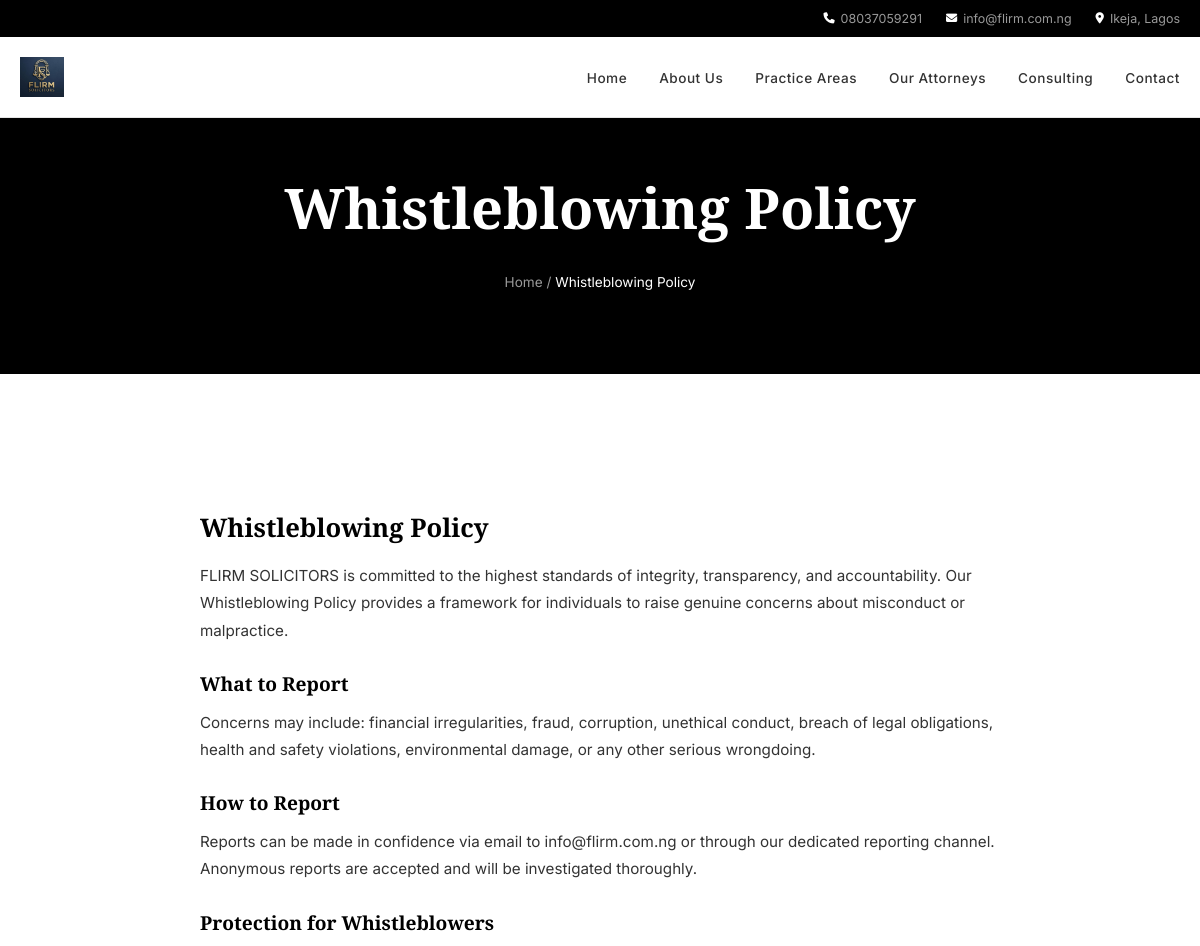
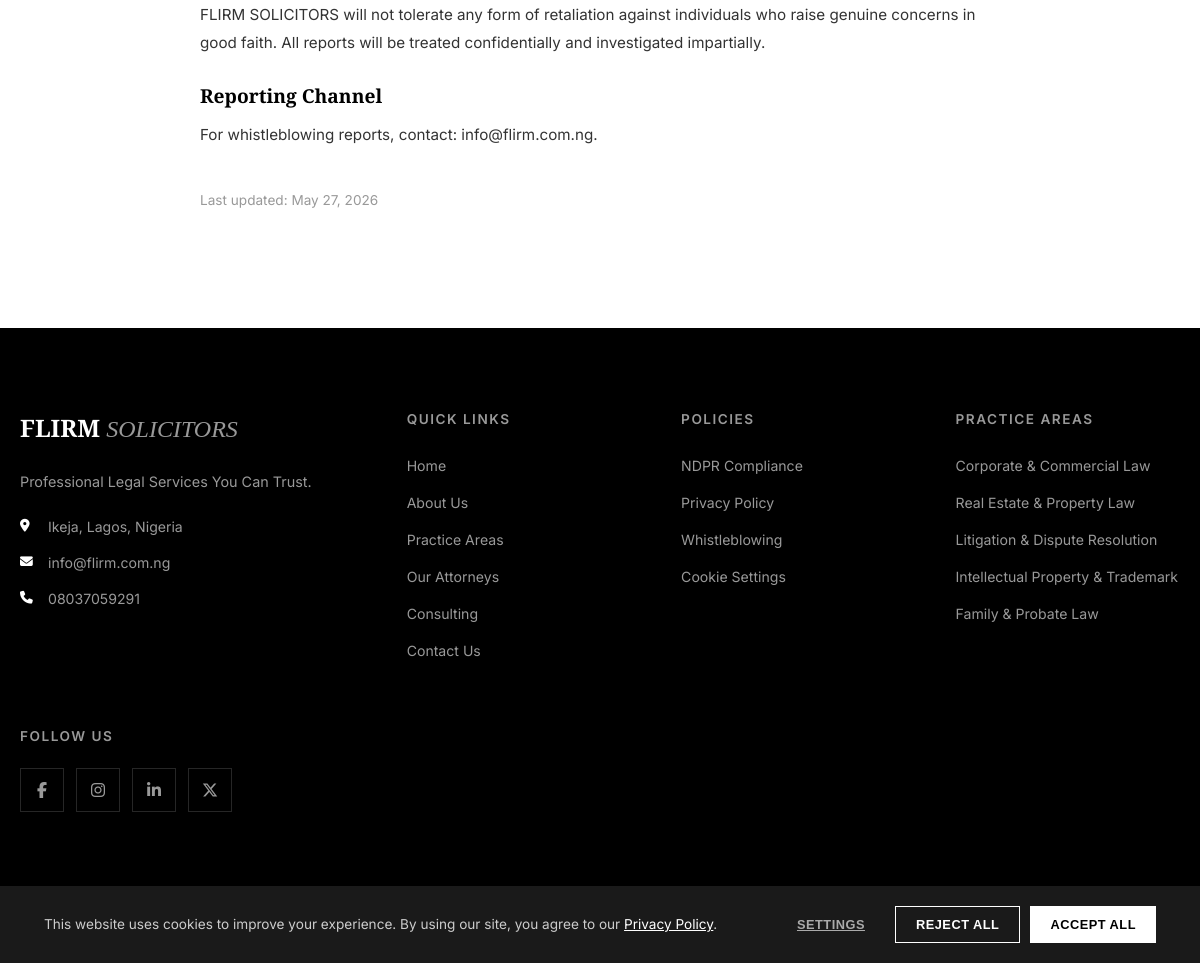
The page /whistleblowing.php on the database its author committed (2 pictures, top to bottom).
### tables this page shows
CREATE TABLE site_settings (
    id INT PRIMARY KEY AUTO_INCREMENT,
    site_name VARCHAR(255) NOT NULL DEFAULT 'FLIRM SOLICITORS',
    site_tagline VARCHAR(255) DEFAULT 'Professional Legal Services Rooted in Integrity, Excellence & Results',
    site_description TEXT,
    logo_url VARCHAR(255) DEFAULT 'assets/images/logo.png',
    favicon_url VARCHAR(255) DEFAULT 'assets/images/favicon.ico',
    footer_text TEXT,
    copyright_text VARCHAR(255) DEFAULT '© 2026 FLIRM SOLICITORS. All Rights Reserved.',
    smtp_host VARCHAR(255) DEFAULT NULL,
    smtp_port VARCHAR(10) DEFAULT NULL,
    smtp_username VARCHAR(255) DEFAULT NULL,
    smtp_password VARCHAR(255) DEFAULT NULL,
    smtp_from_email VARCHAR(255) DEFAULT NULL,
    smtp_from_name VARCHAR(255) DEFAULT NULL,
    updated_at TIMESTAMP DEFAULT CURRENT_TIMESTAMP ON UPDATE CURRENT_TIMESTAMP
);

CREATE TABLE page_content (
    id INT PRIMARY KEY AUTO_INCREMENT,
    page_key VARCHAR(100) NOT NULL UNIQUE,
    title VARCHAR(255) NOT NULL,
    content TEXT,
    updated_at TIMESTAMP DEFAULT CURRENT_TIMESTAMP ON UPDATE CURRENT_TIMESTAMP
);

CREATE TABLE footer_content (
    id INT PRIMARY KEY AUTO_INCREMENT,
    about_text TEXT,
    address VARCHAR(255) DEFAULT 'Ikeja, Lagos, Nigeria',
    email VARCHAR(100) DEFAULT 'info@flirm.com.ng',
    phone VARCHAR(50) DEFAULT '08037059291',
    copyright_text VARCHAR(255) DEFAULT '© 2026 FLIRM SOLICITORS. All Rights Reserved.',
    updated_at TIMESTAMP DEFAULT CURRENT_TIMESTAMP ON UPDATE CURRENT_TIMESTAMP
);

CREATE TABLE practice_areas (
    id INT PRIMARY KEY AUTO_INCREMENT,
    title VARCHAR(255) NOT NULL,
    short_description TEXT,
    services TEXT,
    icon_class VARCHAR(100) DEFAULT 'fa-gavel',
    display_order INT DEFAULT 0,
    is_active TINYINT(1) DEFAULT 1,
    created_at TIMESTAMP DEFAULT CURRENT_TIMESTAMP
);

CREATE TABLE social_media (
    id INT PRIMARY KEY AUTO_INCREMENT,
    platform VARCHAR(50) NOT NULL,
    url VARCHAR(255) NOT NULL,
    icon_class VARCHAR(100),
    display_order INT DEFAULT 0,
    is_active TINYINT(1) DEFAULT 1
);

### includes/db.php (called while the page is built, shortened)
<?php
class Database {
    private static $instance = null;
    private $conn;
    private function __construct() {
        try {
            $this->conn = new mysqli(DB_HOST, DB_USER, DB_PASS, DB_NAME);
            $this->conn->set_charset('utf8mb4');
        } catch (Throwable $e) {
            http_response_code(500);
            die('Database connection failed: ' . htmlspecialchars($e->getMessage()));
        }
    }
    public static function getInstance() {
        if (self::$instance === null) {
            self::$instance = new self();
        }
        return self::$instance;
    }
    public function query($sql) {
        return $this->conn->query($sql);
    }
    public function escape($str) {
        return $this->conn->real_escape_string($str);
    }
    public function fetchAll($sql) {
        $result = $this->query($sql);
        $data = [];
        if ($result && $result->num_rows > 0) {
            while ($row = $result->fetch_assoc()) {
                $data[] = $row;
            }
        }
        return $data;
    }
    public function fetchOne($sql) {
        $result = $this->query($sql);
        if ($result && $result->num_rows > 0) {
            return $result->fetch_assoc();
        }
        return null;
    }
}

### includes/functions.php (called while the page is built, shortened)
<?php
require_once 'db.php';
function getSetting($key) {
    $db = Database::getInstance();
    $settings = $db->fetchOne("SELECT * FROM site_settings WHERE id = 1");
    return $settings[$key] ?? '';
}
function getPracticeAreas() {
    return Database::getInstance()->fetchAll("SELECT * FROM practice_areas WHERE is_active = 1 ORDER BY display_order ASC");
}
function getSocialMedia() {
    return Database::getInstance()->fetchAll("SELECT * FROM social_media WHERE is_active = 1 ORDER BY display_order ASC");
}
function getFooterContent() {
    return Database::getInstance()->fetchOne("SELECT * FROM footer_content WHERE id = 1");
}
function getPageContent($key) {
    $db = Database::getInstance();
    return $db->fetchOne("SELECT * FROM page_content WHERE page_key = '" . $db->escape($key) . "' LIMIT 1");
}
function imgExists($path) {
    return !empty($path) && file_exists(ROOT_PATH . $path);
}
        ?><img src="<?= SITE_URL . htmlspecialchars($path) ?>" alt="<?= htmlspecialchars($alt) ?>" style="<?= $style ?>"><?php

### whistleblowing.php (the view)
<?php require_once 'includes/header.php'; ?>
<?php $page = getPageContent('whistleblowing'); ?>
<section class="page-hero">
    <div class="container">
        <h1><?= htmlspecialchars($page['title']) ?></h1>
        <p class="breadcrumb"><a href="<?= SITE_URL ?>">Home</a> / <span><?= htmlspecialchars($page['title']) ?></span></p>
    </div>
</section>
<section class="section section-white">
    <div class="container">
        <div class="legal-content" style="max-width:800px;margin:0 auto;">
            <?= $page['content'] ?>
            <p style="margin-top:40px; color:var(--medium-gray); font-size:0.85rem;">
                Last updated: <?= date('F j, Y', strtotime($page['updated_at'])) ?>
            </p>
        </div>
    </div>
</section>
<?php require_once 'includes/footer.php'; ?>

### includes/header.php (shortened to what this page needs)
<?php
require_once 'includes/functions.php';
$current_page = basename($_SERVER['PHP_SELF'], '.php');
?>
<!DOCTYPE html>
<html lang="en">
<head>
    <link rel="stylesheet" href="https://cdnjs.cloudflare.com/ajax/libs/font-awesome/6.5.1/css/all.min.css">
    <link rel="stylesheet" href="<?= ASSETS_URL ?>css/style.css">
</head>
<body>
    <header class="site-header" id="siteHeader">
        <div class="header-top">
            <div class="container header-top-inner">
                <span class="header-contact"><i class="fas fa-phone"></i> 08037059291</span>
                <span class="header-contact"><i class="fas fa-envelope"></i> info@flirm.com.ng</span>
                <span class="header-contact"><i class="fas fa-map-marker-alt"></i> Ikeja, Lagos</span>
            </div>
        </div>
        <div class="header-main">
            <div class="container header-main-inner">
                <a href="<?= SITE_URL ?>" class="site-logo">
                    <?php $logo_url = getSetting('logo_url'); if (imgExists($logo_url)): ?>
                    <img src="<?= SITE_URL . htmlspecialchars($logo_url) ?>" alt="FLIRM SOLICITORS" style="height:40px;width:auto;">
                    <?php else: ?>
                    FLIRM <span>SOLICITORS</span>
                    <?php endif; ?>
                </a>
                <nav class="main-nav" id="mainNav">
                    <ul>
                        <li><a href="<?= SITE_URL ?>" class="<?= $current_page == 'index' ? 'active' : '' ?>">Home</a></li>
                        <li><a href="<?= SITE_URL ?>about.php" class="<?= $current_page == 'about' ? 'active' : '' ?>">About Us</a></li>
                        <li><a href="<?= SITE_URL ?>practice-areas.php" class="<?= $current_page == 'practice-areas' ? 'active' : '' ?>">Practice Areas</a></li>
                        <li><a href="<?= SITE_URL ?>attorneys.php" class="<?= $current_page == 'attorneys' ? 'active' : '' ?>">Our Attorneys</a></li>
                        <li><a href="<?= SITE_URL ?>consulting.php" class="<?= $current_page == 'consulting' ? 'active' : '' ?>">Consulting</a></li>
                        <li><a href="<?= SITE_URL ?>contact.php" class="<?= $current_page == 'contact' ? 'active' : '' ?>">Contact</a></li>
                    </ul>
                </nav>
            </div>
        </div>
    </header>

### includes/footer.php (shortened to what this page needs)
<?php
$footer = getFooterContent();
$socials = getSocialMedia();
?>
    <footer class="site-footer">
        <div class="container">
            <div class="footer-grid">
                <div class="footer-col footer-brand">
                    <h3>FLIRM <span>SOLICITORS</span></h3>
                    <p><?= htmlspecialchars($footer['about_text'] ?? 'Professional Legal Services You Can Trust.') ?></p>
                    <div class="footer-contact-list">
                        <div class="footer-contact-item">
                            <i class="fas fa-map-marker-alt"></i>
                            <span><?= htmlspecialchars($footer['address'] ?? '') ?></span>
                        </div>
                        <div class="footer-contact-item">
                            <i class="fas fa-envelope"></i>
                            <span><?= htmlspecialchars($footer['email'] ?? '') ?></span>
                        </div>
                        <div class="footer-contact-item">
                            <i class="fas fa-phone"></i>
                            <span><?= htmlspecialchars($footer['phone'] ?? '') ?></span>
                        </div>
                    </div>
                </div>
                <div class="footer-col">
                    <h4>Quick Links</h4>
                    <ul class="footer-links">
                        <li><a href="<?= SITE_URL ?>">Home</a></li>
                        <li><a href="<?= SITE_URL ?>about.php">About Us</a></li>
                        <li><a href="<?= SITE_URL ?>practice-areas.php">Practice Areas</a></li>
                        <li><a href="<?= SITE_URL ?>attorneys.php">Our Attorneys</a></li>
                        <li><a href="<?= SITE_URL ?>consulting.php">Consulting</a></li>
                        <li><a href="<?= SITE_URL ?>contact.php">Contact Us</a></li>
                    </ul>
                </div>
                <div class="footer-col">
                    <h4>Policies</h4>
                    <ul class="footer-links">
                        <li><a href="<?= SITE_URL ?>ndpr-compliance.php">NDPR Compliance</a></li>
                        <li><a href="<?= SITE_URL ?>privacy-policy.php">Privacy Policy</a></li>
                        <li><a href="<?= SITE_URL ?>whistleblowing.php">Whistleblowing</a></li>
                        <li><a href="#" onclick="event.preventDefault();cookieShowSettings();">Cookie Settings</a></li>
                    </ul>
                </div>
                <div class="footer-col">
                    <h4>Practice Areas</h4>
                    <ul class="footer-links">
<?php
$areas = getPracticeAreas();
foreach (array_slice($areas, 0, 5) as $area):
?>
                        <li><a href="<?= SITE_URL ?>practice-areas.php#area-<?= $area['id'] ?>"><?= htmlspecialchars($area['title']) ?></a></li>
<?php endforeach; ?>
                    </ul>
                </div>
                <div class="footer-col">
                    <h4>Follow Us</h4>
                    <div class="footer-social">
<?php foreach ($socials as $social): ?>
                        <a href="<?= htmlspecialchars($social['url']) ?>" class="social-icon" target="_blank" rel="noopener" aria-label="<?= htmlspecialchars($social['platform']) ?>">
                            <i class="fab <?= htmlspecialchars($social['icon_class']) ?>"></i>
                        </a>
<?php endforeach; ?>
                    </div>
                </div>
            </div>
        </div>
        <div class="footer-bottom">
            <div class="container">
                <p><?= htmlspecialchars($footer['copyright_text'] ?? '© 2026 FLIRM SOLICITORS. All Rights Reserved.') ?></p>
            </div>
        </div>
    </footer>
    <div id="cookieBanner" class="cookie-banner">
        <div class="container">
            <p>This website uses cookies to improve your experience. By using our site, you agree to our <a href="<?= SITE_URL ?>privacy-policy.php">Privacy Policy</a>.</p>
            <div class="cookie-actions">
                <button class="cookie-btn cookie-btn-link" onclick="cookieShowSettings()">Settings</button>
                <button class="cookie-btn cookie-btn-secondary" onclick="cookieAcceptNecessary()">Reject All</button>
                <button class="cookie-btn cookie-btn-primary" onclick="cookieAcceptAll()">Accept All</button>
            </div>
        </div>
    </div>
</body>
</html>

### rows shown on the page
site_settings: logo_url (picture)
page_content: title "Whistleblowing Policy", content "Whistleblowing Policy FLIRM SOLICITORS is committed to the highest standards of integrity, transparency, and accountability. Our Whistleblowing Policy provides a framework for individuals to raise genuine concerns about misconduct or malpractice. What to Report Concerns may include: financial irregularities, fraud, corruption, unethical conduct, breach of legal obligations, health and safety violations, environmental damage, or any other serious wrongdoing. How to Report Reports can be made in confidence via email to info@flirm.com.ng or through our dedicated reporting channel. Anonymous reports are accepted and will be investigated thoroughly. Protection for Whistleblowers FLIRM SOLICITORS…", updated_at "May 27, 2026"
footer_content: about_text "Professional Legal Services You Can Trust.", address "Ikeja, Lagos, Nigeria", email "info@flirm.com.ng", phone "08037059291"
practice_areas: title "Corporate & Commercial Law"
practice_areas: title "Real Estate & Property Law"
practice_areas: title "Litigation & Dispute Resolution"
practice_areas: title "Intellectual Property & Trademark"
practice_areas: title "Family & Probate Law"
